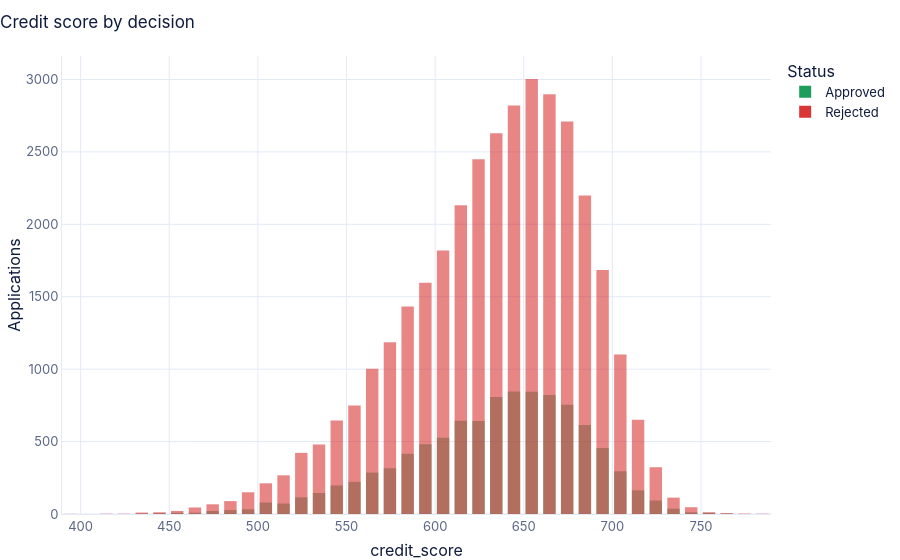

Source (notebook cell):
### Code cell
charts.distribution_by_status(bench, "credit_score", "Credit score by decision")

### Figure 1 — Plotly figure (JSON) as saved in the notebook; plotly's stock layout.template omitted (floating-point values rounded to 4 significant figures; data arrays with more than 128 entries replaced by an {"elided": "..."} marker saying what was removed)
{"data": [{"alignmentgroup": "True", "bingroup": "x", "hovertemplate": "status=Approved<br>credit_score=%{x}<br>count=%{y}<extra></extra>", "legendgroup": "Approved", "marker": {"color": "#1E9E5A", "opacity": 0.6, "pattern": {"shape": ""}}, "name": "Approved", "nbinsx": 40, "offsetgroup": "Approved", "orientation": "v", "showlegend": true, "type": "histogram", "x": {"elided": "10000 int values"}, "xaxis": "x", "yaxis": "y"}, {"alignmentgroup": "True", "bingroup": "x", "hovertemplate": "status=Rejected<br>credit_score=%{x}<br>count=%{y}<extra></extra>", "legendgroup": "Rejected", "marker": {"color": "#D93636", "opacity": 0.6, "pattern": {"shape": ""}}, "name": "Rejected", "nbinsx": 40, "offsetgroup": "Rejected", "orientation": "v", "showlegend": true, "type": "histogram", "x": {"elided": "34993 int values"}, "xaxis": "x", "yaxis": "y"}], "layout": {"barmode": "overlay", "font": {"color": "#0F1B3D", "family": "-apple-system, BlinkMacSystemFont, \"Segoe UI\", Roboto, \"Helvetica Neue\", Arial, \"Noto Sans\", sans-serif"}, "legend": {"title": {"text": "Status"}, "tracegroupgap": 0}, "paper_bgcolor": "rgb(255, 255, 255)", "plot_bgcolor": "rgb(255, 255, 255)", "title": {"text": "Credit score by decision"}, "xaxis": {"anchor": "y", "domain": [0.0, 1.0], "gridcolor": "#E3E9F5", "linecolor": "#E3E9F5", "title": {"text": "credit_score"}, "zerolinecolor": "#E3E9F5"}, "yaxis": {"anchor": "x", "domain": [0.0, 1.0], "gridcolor": "#E3E9F5", "linecolor": "#E3E9F5", "title": {"text": "Applications"}, "zerolinecolor": "#E3E9F5"}}}
